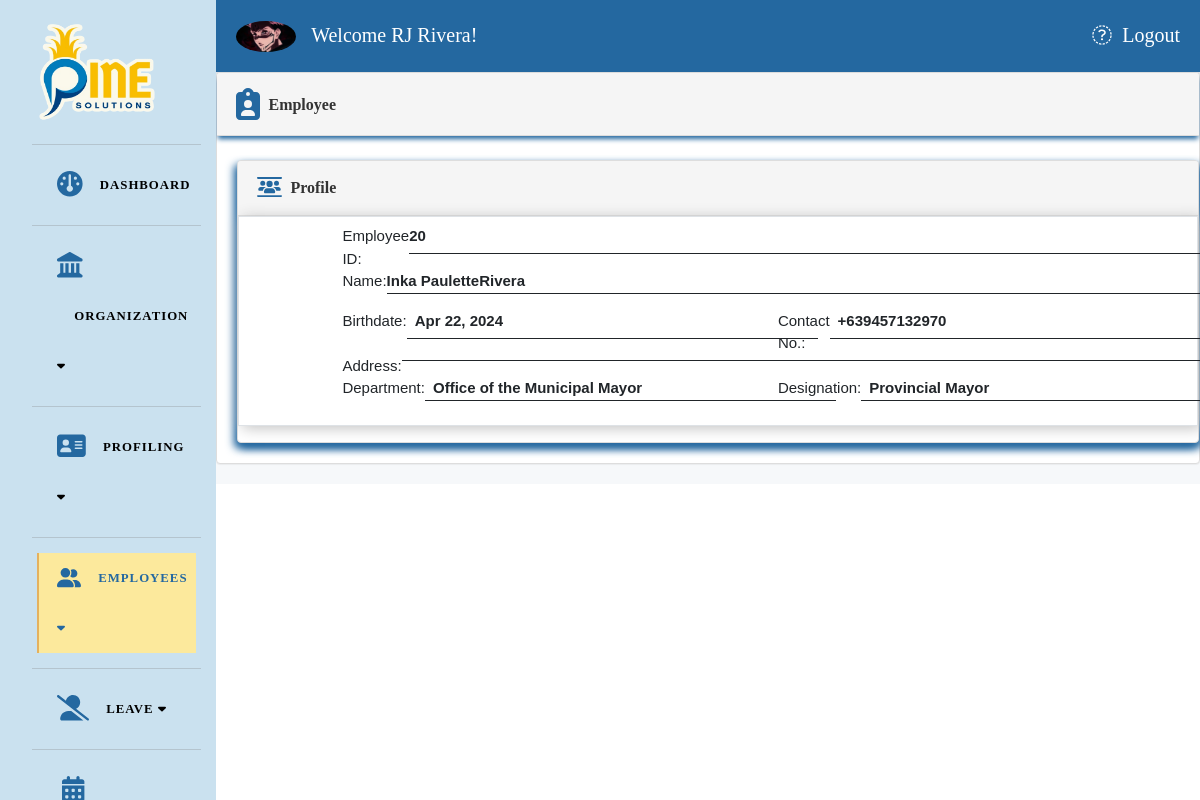
The app's page /profiles.php (signed in) with its own data.
### tables this page shows
CREATE TABLE `employee` (
  `em_id` int(11) NOT NULL,
  `des_id` int(11) NOT NULL,
  `dep_id` int(11) NOT NULL,
  `bt_id` int(11) NOT NULL,
  `user_id` int(11) NOT NULL,
  `es_id` int(11) NOT NULL,
  `address_id` int(11) DEFAULT NULL,
  `edu_id` int(11) DEFAULT NULL,
  `r_id` int(11) DEFAULT NULL,
  `ms_id` int(11) DEFAULT NULL,
  `first_name` varchar(128) NOT NULL,
  `last_name` varchar(128) NOT NULL,
  `employee_status` enum('Active','Inactive','On Leave') NOT NULL DEFAULT 'Active',
  `em_email` varchar(64) NOT NULL,
  `em_password` varchar(514) NOT NULL,
  `em_gender` varchar(11) NOT NULL,
  `em_phone` varchar(14) NOT NULL,
  `em_birthday` varchar(128) NOT NULL,
  `em_joining_date` date NOT NULL,
  `em_contract_end` date NOT NULL,
  `em_income` int(50) DEFAULT NULL,
  `em_profile_pic` text DEFAULT NULL
);

CREATE TABLE `department` (
  `dep_id` int(11) NOT NULL,
  `dep_name` varchar(64) NOT NULL
);

CREATE TABLE `designation` (
  `des_id` int(11) NOT NULL,
  `des_name` varchar(64) NOT NULL
);

### profiles.php (the view, shortened to what this page needs)
<?php
include_once('./main.php');
?>
<form>
    <div class="col-md-12">
        <div class="panel panel-default">
            <div class="panel-heading" style="box-shadow: 0 4px 5px -1px #2468a0;">
                &nbsp;<span><strong style="font-family: 'Glacial Indifference'"><i class="fa-solid fa-clipboard-user fa-2xl" style="color: #2468a0;"></i>&nbsp;&nbsp;Employee</span></strong>
            </div><br>
            <div class="col-md-7" style="width: 100%">
                <div class="panel panel-default" style="margin-left: 20px; width: 98%; box-shadow: -3px 5px 8px #2468a0, 3px 5px 8px #2468a0; ">
                    <div class="panel-heading">
                        &nbsp;<span><strong style="font-family: 'Glacial Indifference'"><i class="fa-solid fa-users-between-lines fa-lg" style="color: #2468a0;"></i>&nbsp;&nbsp;Profile</span></strong>
                    </div>
                    <?php
                    $query = "SELECT * FROM `employee` e INNER JOIN `department` d ON e.dep_id = d.dep_id INNER JOIN `designation` de ON de.des_id = e.des_id INNER JOIN `blood_group` bg ON bg.bt_id = e.bt_id INNER JOIN `user_type` ut ON ut.user_id = e.user_id INNER JOIN `employment_status` es ON es.es_id = e.es_id";
                    $result = mysqli_query($conn, $query);
                    while ($row = mysqli_fetch_assoc($result)) {
                        $r_em_id = $row['em_id'];
                        $r_first_name = $row['first_name'];
                        $r_last_name = $row['last_name'];
                        $r_des_name = $row['des_name'];
                        $r_dep_name = $row['dep_name'];
                        $r_em_phone = $row['em_phone'];
                        $r_em_birthday = $row['em_birthday'];
                        $r_em_address = $row['em_address'];
                    ?> <?php } ?>
                    <table class="table info-table">
                        <tr class='boder-0'>
                            <td width="10%">
                            </td>
                            <td width="90%" class='boder-0 align-bottom'>
                                <div class="row">
                                    <div class="col-12">
                                        <div class="d-flex w-max-100">
                                            <label class="float-left w-auto whitespace-nowrap">Employee ID:</label>
                                            <p class="col-md-auto border-bottom border-dark w-100"><b><?php echo  $r_em_id ?></b></p>
                                        </div>
                                        <div class="d-flex w-max-100">
                                            <label class="float-left w-auto whitespace-nowrap">Name:</label>
                                            <p class="col-md-auto border-bottom border-dark w-100"><b><?php echo $r_first_name,  $r_last_name ?></b></p>
                                        </div>
                                        <div class="row justify-content-between  w-max-100 mr-0">
                                            <div class="col-6 d-flex w-max-100">
                                                <label class="float-left w-auto whitespace-nowrap">Birthdate: </label>
                                                <p class="col-md-auto border-bottom px-2 border-dark w-100"><b><?php echo date("M d, Y", strtotime($r_em_birthday)) ?></b></p>
                                            </div>
                                            <div class="col-6 d-flex w-max-100">
                                                <label class="float-left w-auto whitespace-nowrap">Contact No.: </label>
                                                <p class="col-md-auto border-bottom px-2 border-dark w-100"><b><?php echo  $r_em_phone ?></b></p>
                                            </div>
                                        </div>
                                        <div class="d-flex w-max-100">
                                            <label class="float-left w-auto whitespace-nowrap">Address:</label>
                                            <p class="col-md-auto border-bottom border-dark w-100"><b><?php echo $r_em_address ?></b></p>
                                        </div>
                                        <div class="row justify-content-between  w-max-100  mr-0">
                                            <div class="col-6 d-flex w-max-100">
                                                <label class="float-left w-auto whitespace-nowrap">Department: </label>
                                                <p class="col-md-auto border-bottom px-2 border-dark w-100"><b><?php echo $r_dep_name ?></b></p>
                                            </div>
                                            <div class="col-6 d-flex w-max-100">
                                                <label class="float-left w-auto whitespace-nowrap">Designation: </label>
                                                <p class="col-md-auto border-bottom px-2 border-dark w-100"><b><?php echo $r_des_name ?></b></p>
                                            </div>
                                        </div>
                                    </div>
                                </div>
                            </td>
                        </tr>
                    </table>
                </div>

### css/main.css (style rules this page uses)
table { display: table; width: 100%; max-width: 100%; margin-bottom: 1rem; background-color: transparent; text-indent: initial; border-spacing: 2px; border-collapse: collapse; font-size: 15px; border: 1px #dee2e6 solid !important; box-shadow: 4px 2px 14px rgb(192, 192, 192); }
td { font-size: 15px !important; }
table > :not(caption) > * > * { padding: 0.5rem; background-color: var(--bs-table-bg); border-bottom-width: 1px; box-shadow: inset 0 0 0 9999px var(--bs-table-accent-bg); border-bottom-style: solid; }
table > :not(caption) > * > * > :first-child { margin-top: 0; }
table > :not(caption) > * > * > :last-child { margin-bottom: 0; }

### css/navbar2.css (style rules this page uses)
* { margin: 0; padding: 0; box-sizing: border-box; font-family: 'Poppins', sans-serif; }
.panel { margin-bottom: 20px; background-color: #fff; border: 1px solid transparent; border-radius: 4px; -webkit-box-shadow: 0 1px 1px rgba(0, 0, 0, .05); box-shadow: 0 1px 1px rgba(0, 0, 0, .05); }
.panel-heading { padding: 15px 15px; border-bottom: 1px solid transparent; border-top-left-radius: 3px; border-top-right-radius: 3px; }
.panel-default { border-color: #ddd; }
.panel-default > .panel-heading { color: #333; background-color: #f5f5f5; border-color: #ddd; }

### records on screen
employee: em_id "20", first_name "Inka Paulette", last_name "Rivera", em_birthday "Apr 22, 2024", em_phone "+639457132970"
department: dep_name "Office of the Municipal Mayor"
designation: des_name "Provincial Mayor"

### other values on screen
$_SESSION['s_first_name'] "RJ"
$_SESSION['s_last_name'] "Rivera"
